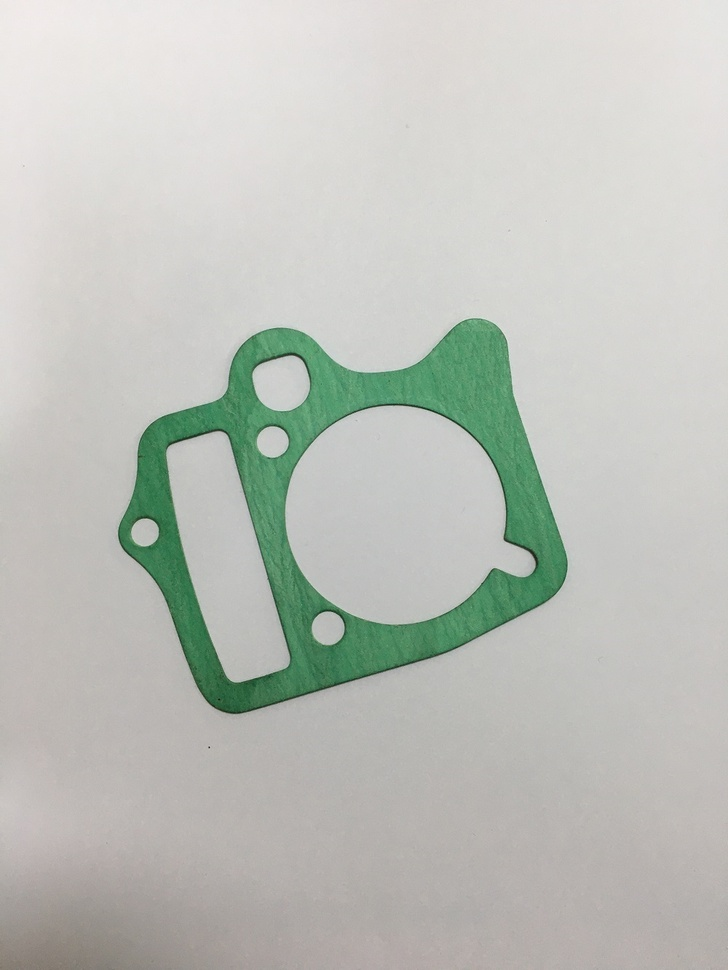
#> input picture opencv/pysource/error.JPG, 728 x 970 px, shrunk from 1000 x 1333 before the run
$ python tuts1.py
#> lines starting #> are read from the running program, lines starting #| are printed output that depends on the picture
import cv2

input_image = "error.JPG"
img = cv2.imread(input_image)
#> img is the input picture: shape (970, 728, 3); mean B, G, R 186.9, 193.3, 189.9
gray_img = cv2.cvtColor(img, cv2.COLOR_BGR2GRAY)
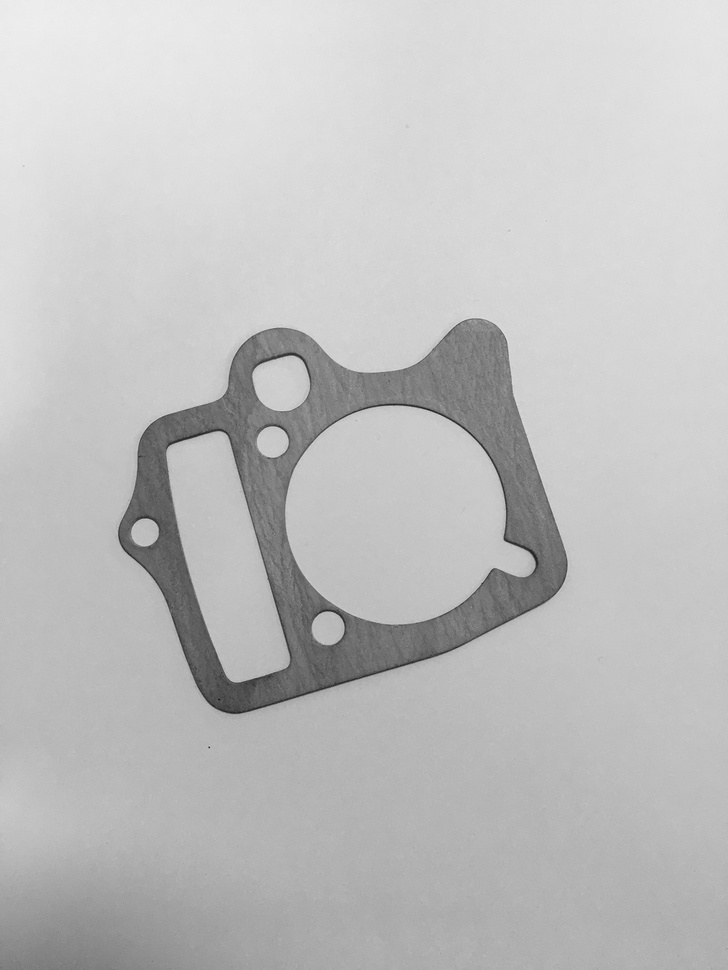
#> gray_img: shape (970, 728); min 19, max 238, mean 191.6

# show image
# cv2.imshow("Gray image", gray_img)
# cv2.imshow("Red image", img)
cv2.imwrite("gray.png", gray_img)
# cv2.waitKey(0)
# cv2.destroyAllWindows()
